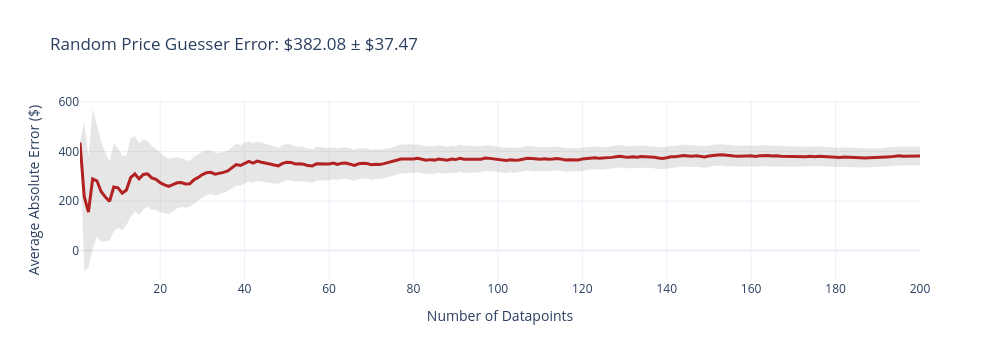
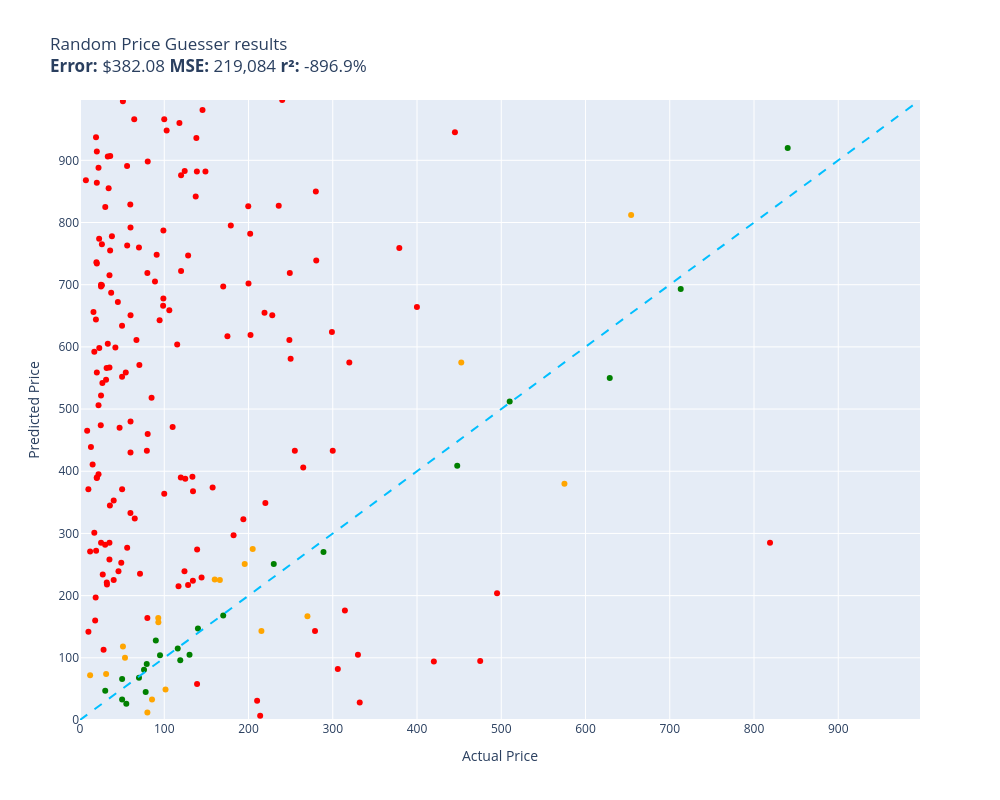

These figures' notebook cell, in order:
### Code cell
# Evaluating Random Price Guesser Model using 200 Items from Test Data:

random.seed(42)
evaluate(function= random_price_guesser, data= test, size= 200, workers= 5)

### Figure 1 — Plotly figure (JSON) as saved in the notebook; plotly's stock layout.template omitted (floating-point values rounded to 4 significant figures; data arrays with more than 128 entries replaced by an {"elided": "..."} marker saying what was removed)
{"data": [{"fill": "toself", "fillcolor": "rgba(128,128,128,0.2)", "hoverinfo": "skip", "line": {"color": "rgba(255,255,255,0)"}, "name": "95% CI", "showlegend": false, "x": {"elided": "400 int values"}, "y": {"elided": "400 float values"}, "type": "scatter"}, {"customdata": {"elided": "200x1 float values"}, "hovertemplate": "n=%{x}<br>Avg Error=$%{y:,.2f}<br>±95% CI=$%{customdata[0]:,.2f}<extra></extra>", "line": {"color": "firebrick", "width": 3}, "mode": "lines", "name": "Cumulative Avg Error", "x": {"elided": "200 int values"}, "y": {"elided": "200 float values"}, "type": "scatter"}], "layout": {"title": {"text": "Random Price Guesser Error: $382.08 ± $37.47"}, "xaxis": {"title": {"text": "Number of Datapoints"}}, "yaxis": {"title": {"text": "Average Absolute Error ($)"}}, "width": 1000, "height": 360, "showlegend": false}}

### Figure 2 — Plotly figure (JSON) as saved in the notebook; plotly's stock layout.template omitted (floating-point values rounded to 4 significant figures; data arrays with more than 128 entries replaced by an {"elided": "..."} marker saying what was removed)
{"data": [{"hovertemplate": "%{customdata[0]}<extra></extra>", "legendgroup": "red", "marker": {"color": "red", "symbol": "circle", "size": 6}, "mode": "markers", "name": "red", "orientation": "v", "showlegend": true, "x": {"elided": "160 float values"}, "xaxis": "x", "y": {"elided": "160 int values"}, "yaxis": "y", "type": "scatter", "customdata": {"elided": "160x1 str values"}}, {"hovertemplate": "%{customdata[0]}<extra></extra>", "legendgroup": "green", "marker": {"color": "green", "symbol": "circle", "size": 6}, "mode": "markers", "name": "green", "orientation": "v", "showlegend": true, "x": [116.0, 54.95, 230.0, 713.0, 79.2, 49.98, 119.0, 130.0, 77.96, 628.8, 89.99, 76.0, 29.95, 94.99, 170.0, 69.99, 510.0, 140.0, 289.0, 840.0, 447.7, 49.99], "xaxis": "x", "y": [115, 26, 251, 693, 90, 33, 96, 105, 45, 550, 128, 81, 47, 104, 168, 68, 512, 147, 270, 920, 409, 66], "yaxis": "y", "type": "scatter", "customdata": [["telpo Headlight Assembly Fit For 15 Camr...\nGuess=$115.00 Actual=$115.99"], ["NewPower99 Battery Kit for Samsung Galax...\nGuess=$26.00 Actual=$54.95"], ["RBC12-UPC Replacement Battery Cartridge ...\nGuess=$251.00 Actual=$229.99"], ["Bam France 2002XL Contoured Hightech Bla...\nGuess=$693.00 Actual=$713.00"], ["Panasonic KX-TG6511B DECT 6.0 PLUS Expan...\nGuess=$90.00 Actual=$79.20"], ["LD Products Compatible Toner Cartridge R...\nGuess=$33.00 Actual=$49.98"], ["PEMP E65 E66 CDC Simulate Optical Fiber ...\nGuess=$96.00 Actual=$119.00"], ["3D Tree Hole Branches 075 Stair Risers D...\nGuess=$105.00 Actual=$129.99"], ["Webcem Solar Shed Light Outdoor Indoor, ...\nGuess=$45.00 Actual=$77.96"], ["Poison Spyder 10-08-020 Rocker Knocker\nGuess=$550.00 Actual=$628.76"], ["DIMARZIO 204284 DP 163FBK Blues Bucker G...\nGuess=$128.00 Actual=$89.99"], ["BESTILL Wall Mounted Shower Faucet Set, ...\nGuess=$81.00 Actual=$76.00"], ["Ceramic Talavera Mexican Tile 4x4\", 9 Pi...\nGuess=$47.00 Actual=$29.95"], ["Trim Kit for 2-handle Shower & Tub Valve...\nGuess=$104.00 Actual=$94.99"], ["Ibanez M510OVS Acoustic Mandolin in Vint...\nGuess=$168.00 Actual=$169.99"], ["Skullcandy Hesh Evo Bluetooth Headphones...\nGuess=$68.00 Actual=$69.99"], ["Competition Clutch Disc and Pressure Pla...\nGuess=$512.00 Actual=$510.00"], ["StonKraft Brass Chess Board Game Set wit...\nGuess=$147.00 Actual=$140.00"], ["Audio Techinca ATW-T1002 System 10 Handh...\nGuess=$270.00 Actual=$289.00"], ["Dell XPS 13 9343-2727SLV 13.3\" Full HD S...\nGuess=$920.00 Actual=$839.99"], ["Steering Wheel, Carbon Fiber Automotive ...\nGuess=$409.00 Actual=$447.74"], ["Viola Bow 4/4 Full Size Carbon Fiber (Bl...\nGuess=$66.00 Actual=$49.99"]]}, {"hovertemplate": "%{customdata[0]}<extra></extra>", "legendgroup": "orange", "marker": {"color": "orange", "symbol": "circle", "size": 6}, "mode": "markers", "name": "orange", "orientation": "v", "showlegend": true, "x": [215.3, 452.5, 159.9, 53.4, 12.0, 269.9, 575.0, 31.0, 195.5, 166.0, 85.48, 205.0, 101.5, 93.02, 92.88, 654.1, 79.99, 50.99], "xaxis": "x", "y": [143, 575, 226, 100, 72, 167, 380, 74, 251, 225, 33, 275, 49, 157, 164, 812, 12, 118], "yaxis": "y", "type": "scatter", "customdata": [["ACDelco GM Original Equipment FW339 Fron...\nGuess=$143.00 Actual=$215.33"], ["DEWALT 20V MAX* XR Impact Driver with Bl...\nGuess=$575.00 Actual=$452.53"], ["GanFindX Portable Car Hand Controls for ...\nGuess=$226.00 Actual=$159.90"], ["Projector, CRAZVIEW Projector with WiFi ...\nGuess=$100.00 Actual=$53.40"], ["Satco S9596, 4 Count (Pack of 1), 4.18\nGuess=$72.00 Actual=$12.00"], ["Aeromotive 13304 Regulator, X1 Adjustabl...\nGuess=$167.00 Actual=$269.95"], ["Walker Exhaust Ultra EPA 16478 Direct Fi...\nGuess=$380.00 Actual=$574.99"], ["NewFantasia Replacement Audio Cable with...\nGuess=$74.00 Actual=$31.00"], ["MXR Carbon Copy Deluxe Analog Delay Guit...\nGuess=$251.00 Actual=$195.50"], ["Cardone 84-58642 New HEI Electronic Dist...\nGuess=$225.00 Actual=$165.99"], ["ECCPP Power Steering Pump for 2009-2010 ...\nGuess=$33.00 Actual=$85.48"], ["SP Air Corporation SP-8102BU 1/4-Inch He...\nGuess=$275.00 Actual=$204.99"], ["DuraGo BR5330 Front Vented Disc Brake Ro...\nGuess=$49.00 Actual=$101.51"], ["Samsung DA97-07603B Freezer Ice Maker As...\nGuess=$157.00 Actual=$93.02"], ["Blanco 230966 Valea Stainless Steel Sink...\nGuess=$164.00 Actual=$92.88"], ["Empava 24\" Single Wall Ovens 10 Cooking ...\nGuess=$812.00 Actual=$654.14"], ["MonMount Triple Monitor Stand Freestandi...\nGuess=$12.00 Actual=$79.99"], ["Refresh NSF-53 Premium Replacement Refri...\nGuess=$118.00 Actual=$50.99"]]}, {"hoverinfo": "skip", "line": {"color": "deepskyblue", "dash": "dash", "width": 2}, "mode": "lines", "name": "y = x", "showlegend": false, "x": [0, 997.0], "y": [0, 997.0], "type": "scatter"}], "layout": {"xaxis": {"anchor": "y", "domain": [0.0, 1.0], "title": {"text": "Actual Price"}, "range": [0, 997.0]}, "yaxis": {"anchor": "x", "domain": [0.0, 1.0], "title": {"text": "Predicted Price"}, "range": [0, 997.0]}, "legend": {"title": {"text": "color"}, "tracegroupgap": 0}, "title": {"text": "Random Price Guesser results<br><b>Error:</b> $382.08 <b>MSE:</b> 219,084 <b>r²:</b> -896.9%"}, "height": 800, "width": 1000, "showlegend": false}}
